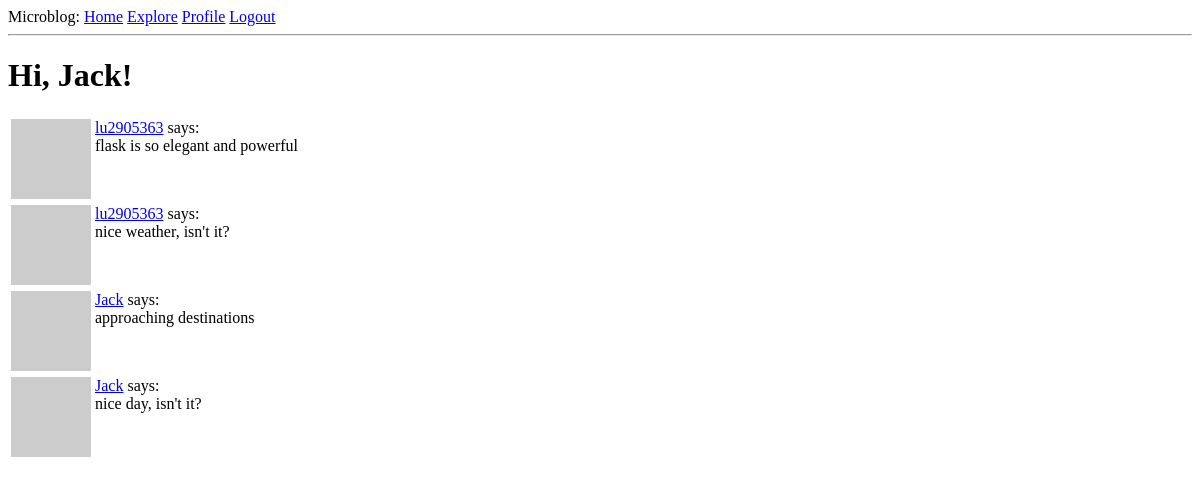
The page /explore (signed in) on the database as committed earlier.
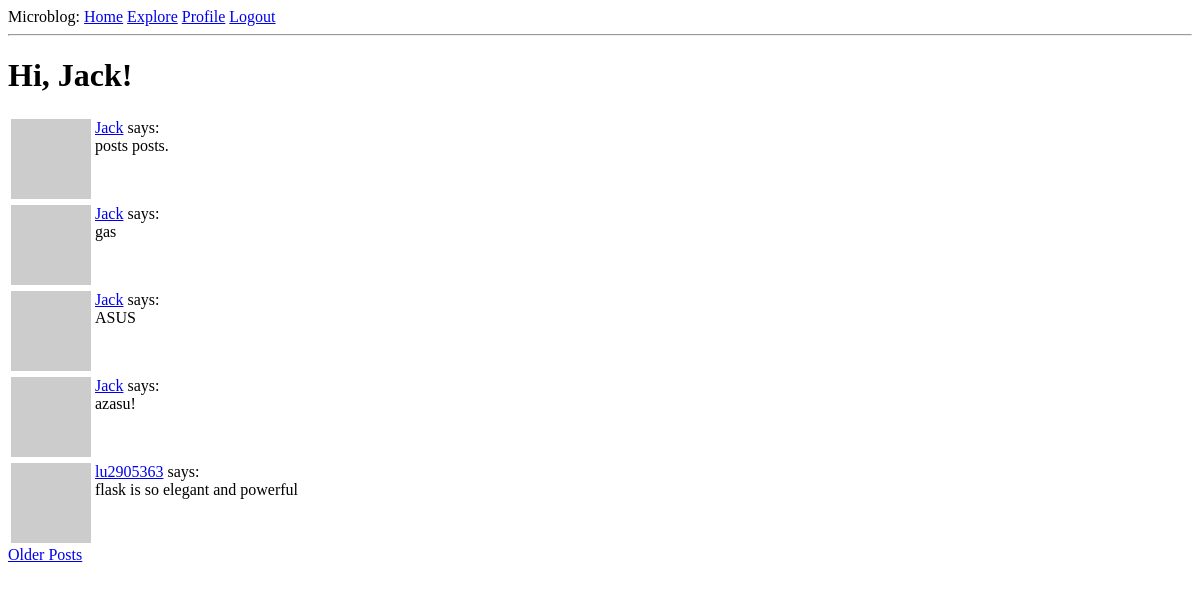
The same page on the database as committed later.
### app/models.py (models this page shows, shortened)
class Post(db.Model):
    id = db.Column(db.Integer, primary_key=True)
    body = db.Column(db.String(140))
    timestamp = db.Column(db.DateTime, index=True, default=datetime.utcnow)
    user_id = db.Column(db.Integer, db.ForeignKey('user.id'))

class User(UserMixin, db.Model):
    id = db.Column(db.Integer, primary_key=True)
    username = db.Column(db.String(64), index=True, unique=True)
    email = db.Column(db.String(120), index=True, unique=True)
    password_hash = db.Column(db.String(128))
    posts = db.relationship('Post', backref='author', lazy='dynamic')
    about_me = db.Column(db.String(140))
    last_seen = db.Column(db.DateTime, default=datetime.utcnow()+timedelta(hours=8))
    followed = db.relationship(
        'User', secondary=followers,  # right side entity of the relationship; configuring the association table
        primaryjoin=(followers.c.follower_id == id),
        secondaryjoin=(followers.c.followed_id == id),
        backref=db.backref('followers', lazy='dynamic'), lazy='dynamic')
    def avatar(self, size):
        digest = md5(self.email.lower().encode('utf-8')).hexdigest()
        return 'https://www.gravatar.com/avatar/{}?d=identicon&s={}'.format(
            digest, size)

### app/routes.py (the view)
@app.route('/explore')
@login_required
def explore():
    page = request.args.get('page', 1, type=int)
    posts = Post.query.order_by(Post.timestamp.desc()).paginate(page, app.config['POST_PER_PAGE'], False)
    next_url = url_for('explore', page=posts.next_num) if posts.has_next else None
    prev_url = url_for('explore', page=posts.prev_num) if posts.has_prev else None
    return render_template('index.html', title='Explore some new friends', posts=posts.items, next_url=next_url,
                           prev_url=prev_url)

### app/models.py (called while the page is built)
@login.user_loader
def load_user(id):
    return User.query.get(int(id))

### app/routes.py (called while the page is built)
@app.before_request
def before_request():
    if current_user.is_authenticated:
        current_user.last_seen = datetime.utcnow()
        db.session.commit()

### app/templates/index.html (shortened to what this page needs)
{% extends "base.html" %}
{% block content %}
    <h1>Hi, {{ current_user.username }}!</h1>
    {% for post in posts %}
        {% include '_post.html' %}
    {% endfor %}
    {% if next_url %}
        <a href="{{ next_url }}">Older Posts</a>
    {% endif %}
{% endblock %}

### app/templates/_post.html
    <table>
        <tr valign="top">
            <td><img src="{{ post.author.avatar(36) }}"></td>
            <td>
                <a href="{{ url_for('user', username=post.author.username) }}">{{ post.author.username }}</a>
                 says:<br>{{ post.body }}</td>
        </tr>
    </table>

Rows that differ between the two databases and show on the page:
no longer on this page (row unchanged): Post: author.username "lu2905363", body "nice weather, isn't it?"
no longer on this page (row unchanged): Post: author.username "Jack", body "approaching destinations"
no longer on this page (row unchanged): Post: author.username "Jack", body "nice day, isn't it?"
added Post: author.username "Jack", body "posts posts."
added Post: author.username "Jack", body "gas"
added Post: author.username "Jack", body "ASUS"
added Post: author.username "Jack", body "azasu!"
Other text that changed with them:
text now shown: "Older Posts"
